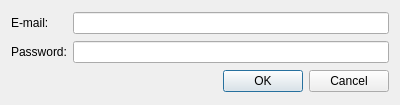
<?xml version="1.0" encoding="UTF-8"?>
<ui version="4.0">
 <class>ConnectionDialog</class>
 <widget class="QDialog" name="ConnectionDialog">
  <property name="geometry">
   <rect>
    <x>0</x>
    <y>0</y>
    <width>400</width>
    <height>105</height>
   </rect>
  </property>
  <property name="windowTitle">
   <string>Dialog</string>
  </property>
  <layout class="QGridLayout" name="gridLayout">
   <item row="0" column="0">
    <widget class="QLabel" name="label">
     <property name="text">
      <string>E-mail:</string>
     </property>
     <property name="buddy">
      <cstring>emailEdit</cstring>
     </property>
    </widget>
   </item>
   <item row="0" column="1">
    <widget class="QLineEdit" name="emailEdit"/>
   </item>
   <item row="1" column="0">
    <widget class="QLabel" name="label_2">
     <property name="text">
      <string>Password:</string>
     </property>
     <property name="buddy">
      <cstring>passwordEdit</cstring>
     </property>
    </widget>
   </item>
   <item row="1" column="1">
    <widget class="QLineEdit" name="passwordEdit">
     <property name="echoMode">
      <enum>QLineEdit::Password</enum>
     </property>
    </widget>
   </item>
   <item row="2" column="0" colspan="2">
    <widget class="QDialogButtonBox" name="buttonBox">
     <property name="orientation">
      <enum>Qt::Horizontal</enum>
     </property>
     <property name="standardButtons">
      <set>QDialogButtonBox::Cancel|QDialogButtonBox::Ok</set>
     </property>
    </widget>
   </item>
  </layout>
 </widget>
 <resources/>
 <connections>
  <connection>
   <sender>buttonBox</sender>
   <signal>accepted()</signal>
   <receiver>ConnectionDialog</receiver>
   <slot>accept()</slot>
   <hints>
    <hint type="sourcelabel">
     <x>248</x>
     <y>254</y>
    </hint>
    <hint type="destinationlabel">
     <x>157</x>
     <y>274</y>
    </hint>
   </hints>
  </connection>
  <connection>
   <sender>buttonBox</sender>
   <signal>rejected()</signal>
   <receiver>ConnectionDialog</receiver>
   <slot>reject()</slot>
   <hints>
    <hint type="sourcelabel">
     <x>316</x>
     <y>260</y>
    </hint>
    <hint type="destinationlabel">
     <x>286</x>
     <y>274</y>
    </hint>
   </hints>
  </connection>
 </connections>
</ui>
